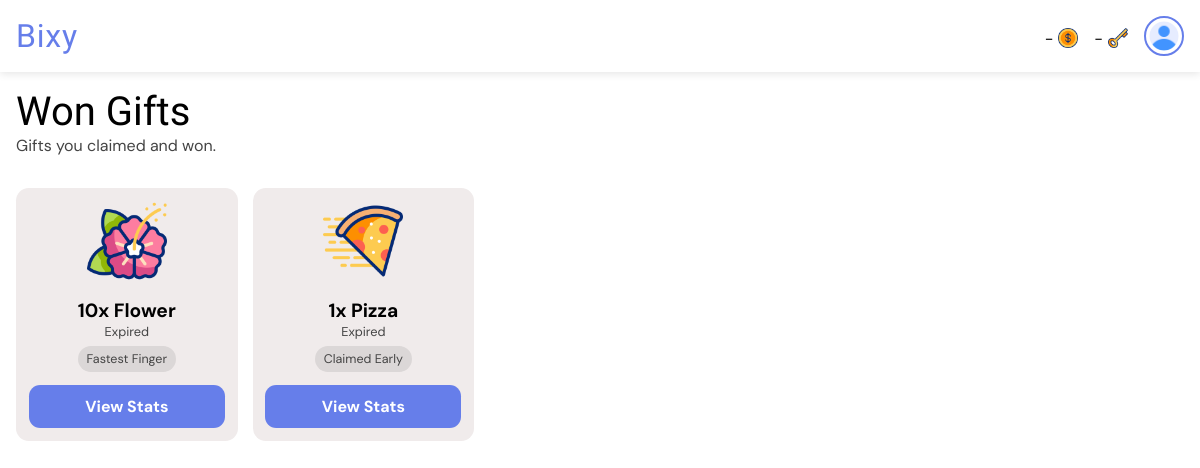
The page /gifts/won/ (signed in) on the database its author committed.
### giftapp/models.py (models this page shows, shortened)
class GiftTransaction(models.Model):
    gifter = models.ForeignKey(User, on_delete=models.CASCADE, related_name="gifts_sent")
    recipient = models.ForeignKey(User, on_delete=models.CASCADE, related_name="gifts_received", null=True, blank=True)
    gift = models.ForeignKey(Gift, on_delete=models.CASCADE, related_name='transactions')
    quantity = models.PositiveIntegerField(default=1, help_text="Number of this gift to buy.")
    early_claim_fee = models.PositiveIntegerField(default=0, help_text="Number of keys paid to claim the gift early if not dropped. FF gifts cannot have early claim fee greater than 0.")
    claim_fee = models.PositiveIntegerField(default=0, help_text="Number of keys paid to claim the gift if dropped.")
    paid_users = models.ManyToManyField(User, related_name="paid_gifts", blank=True)
    message = models.CharField(max_length=255, blank=True)
    is_visible = models.BooleanField(default=True, help_text="If the actual gift is shown or hidden.")
    is_fastest_finger = models.BooleanField(default=False, help_text="If the gift is won by fastest finger only.")
    expire_rate = models.PositiveIntegerField(default=1, help_text="Number of hours before the gift expires (1 - 24). Must be greater than drop rate.")
    drop_rate = models.PositiveIntegerField(default=0, help_text="Number of hours before the gift drops (0 - 23).")
    expire_date = models.DateTimeField(default=timezone.now)
    drop_date = models.DateTimeField(default=timezone.now)
    created_at = models.DateTimeField(default=timezone.now)
    reveals = models.ManyToManyField(User, related_name="gift_reveals", blank=True)
    claimed_by = models.ForeignKey(
        User, null=True, blank=True, on_delete=models.SET_NULL, related_name="gifts_claimed"
    )
    def seconds_until_expire(self):
        delta = self.expire_date - timezone.now()
        return max(0, int(delta.total_seconds()))
    def seconds_until_drop(self):
        delta = self.drop_date - timezone.now()
        return max(0, int(delta.total_seconds()))
    def is_due_for_drop(self):
        return self.seconds_until_drop() <= 0
    def expire_bar_percent(self):
        return int((self.seconds_until_expire() / (self.expire_rate * 60 * 60)) * 100)

class Gift(models.Model):
    name = models.CharField(max_length=50, null=True, blank=True)
    cost = models.PositiveIntegerField(default=0)
    image = models.ImageField(null=True, blank=True, upload_to='gift_images')
    gif = models.FileField(null=True, blank=True, upload_to='gift_gifs')

### giftapp/views.py (the view)
# urls.py: path("gifts/won/", views.won_gifts, name="won_gifts"),
@login_required
def won_gifts(request):
    won = GiftTransaction.objects.annotate(
        due_for_expire=ExpressionWrapper(
            Q(expire_date__lt=timezone.now()), output_field=BooleanField()
        ),
        seconds_before_drop=ExpressionWrapper(
            F("drop_date") - timezone.now(), output_field=DurationField()
        ),
        seconds_before_expire=ExpressionWrapper(
            F("expire_date") - timezone.now(), output_field=DurationField()
        )
    ).filter(reveals=request.user, recipient=request.user).all().order_by('seconds_before_drop', 'seconds_before_expire')
    context = {
        "gift_transactions": won,
    }
    return render(request, "won_gifts.html", context)

### templates/won_gifts.html (shortened to what this page needs)
{% extends 'base.html' %}
{% load static %}
{% load humanize %}
{% load timefilters %}
{% block title %}
<link rel="stylesheet" href="{% static 'css/all_gifts.css' %}">
{% endblock %}
{% block body %}
<div class="heading">
    <h1>Won Gifts</h1>
    <p>Gifts you claimed and won.</p>
</div>
{% if gift_transactions|length > 0 %}
<div class="card-container">
    {% for gift_transaction in gift_transactions %}
    <div class="card">
        <div class="gift-image">
            <img src="{{ gift_transaction.gift.image.url }}" alt="Gift image">
        </div>
        <div class="gift-info">
            <h1>{{ gift_transaction.quantity|intcomma }}x {{ gift_transaction.gift.name }}</h1>
            {% if not gift_transaction.due_for_expire %}
            {% if gift_transaction.drop_rate > 0 %}
            {% if gift_transaction.is_due_for_drop %}
            <p class="timer" id="{{ gift_transaction.id }}" data-prefix="Expires"
                data-seconds="{{ gift_transaction.seconds_until_expire }}">Expires in --:--:--:--</p>
            {% else %}
            <p class="timer" id="{{ gift_transaction.id }}" data-prefix="Drops"
                data-seconds="{{ gift_transaction.seconds_until_drop }}">Drops in --:--:--:--</p>
            {% endif %}
            {% else %}
            <p class="timer" id="{{ gift_transaction.id }}" data-prefix="Expires"
                data-seconds="{{ gift_transaction.seconds_until_expire }}">Expires in --:--:--:--</p>
            {% endif %}
            {% else %}
            <p>Expired</p>
            {% endif %}
            <div class="tags">
                {% if gift_transaction.is_fastest_finger %}
                <p class="tag">Fastest Finger</p>
                {% endif %}
                {% if request.user in gift_transaction.paid_users.all %}
                <p class="tag">Claimed Early</p>
                {% endif %}
            </div>
        </div>
        <a href="{% url 'view_gift_stats' gift_transaction.id %}">View Stats</a>
    </div>
    {% endfor %}
</div>
{% else %}
<div class="empty">
    <img src="{% static 'images/empty-box.png' %}" alt="No content image">
    <h1>Feels Empty Here.</h1>
    <a href="{% url 'won_gifts' %}">Refresh</a>
</div>
{% endif %}
{% endblock %}

### static/css/all_gifts.css (style rules this page uses)
* { margin: 0; padding: 0; box-sizing: border-box; font-family: "DM Sans", sans-serif; font-optical-sizing: auto; font-style: normal; }
html { font-size: 16px; }
:root { --background-color: white; --text-color: black; --label-color: #555; --even-row-color: #f9f9f9; --input-background-color: white; --input-text-color: black; --input-border-color: #ccc; --sub-text-color: #444; --button-color: #667eea; --link-color: #667eea; --button-hover-color: #7f53d2; --card-background-color: rgb(240, 235, 235); --card-text-color: var(--text-color); --card-button-color: white; --tag-bg: #dbd7d7; --tag-text: black; --padding-value: 1rem; }
body { background-color: var(--background-color); }
div.heading { padding: 1rem var(--padding-value); }
div.heading h1 { font-family: "Passion One", sans-serif; font-weight: 400; font-style: normal; text-decoration: none; font-size: 2.5rem; color: var(--text-color); }
div.heading p { color: var(--sub-text-color); }
div.card-container { display: flex; flex-wrap: wrap; gap: 15px; padding: 1rem var(--padding-value); }
div.card { background-color: var(--card-background-color); color: var(--card-text-color); display: flex; flex-direction: column; align-items: center; padding: 1em; font-size: .8rem; border-radius: 1em; width: calc((100% - 60px) / 5); }
div.card h1 { font-size: 1.2rem; }
div.gift-image img { width: 100%; height: 80px; }
div.gift-info { display: flex; flex-direction: column; align-items: center; padding: 1em; }
div.gift-info h1 { text-align: center; }
div.gift-info p { color: var(--sub-text-color); }
div.tags { display: flex; align-items: center; flex-wrap: wrap; gap: 8px; margin-top: .5em; }
p.tag { background-color: var(--tag-bg); color: var(--tag-text); padding: 5px 9px; border-radius: 15px; font-size: 12.5px; white-space: nowrap; }
div.card a { width: 100%; background-color: var(--link-color); color: var(--card-button-color); padding: .7rem; border: none; border-radius: .7em; font-size: 1rem; font-weight: bold; text-decoration: none; text-align: center; }

### rows shown on the page
GiftTransaction: gift.image (picture), quantity "10", gift.name "Flower", shows "Expired", is_fastest_finger "Fastest Finger"
GiftTransaction: gift.image (picture), quantity "1", gift.name "Pizza", shows "Expired", shows "Claimed Early"
